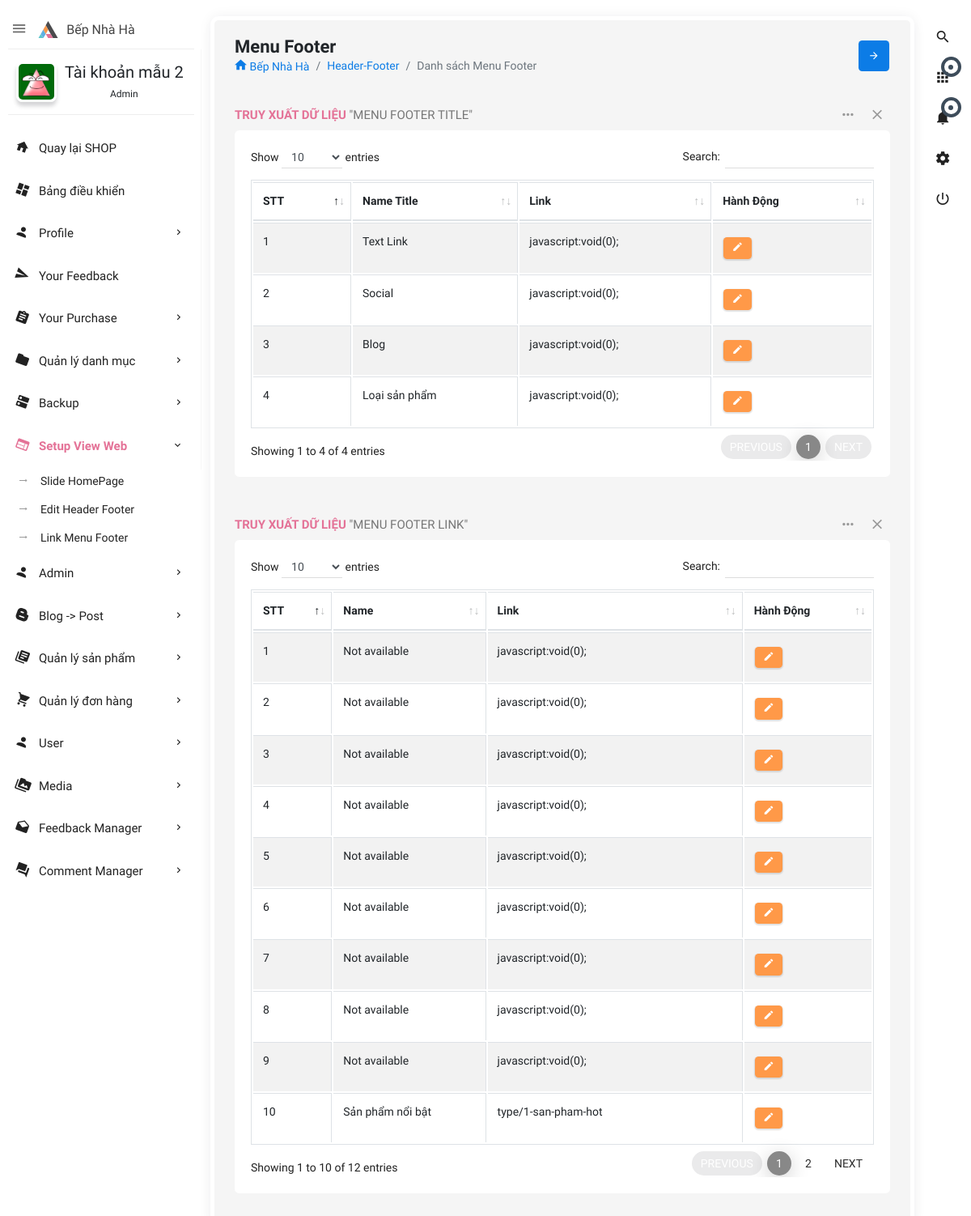
/admin.php?controller=header-footer&action=listMenuFooter (signed in), run on the app's committed database.
### tables this page shows
CREATE TABLE IF NOT EXISTS `users` (
  `id` int(11) NOT NULL AUTO_INCREMENT,
  `user_username` varchar(50) DEFAULT NULL,
  `user_password` varchar(100) DEFAULT NULL,
  `user_name` varchar(255) DEFAULT NULL,
  `role_id` int(11) NOT NULL DEFAULT 0,
  `user_avatar` varchar(550) DEFAULT 'author-auto.png',
  `user_email` varchar(255) DEFAULT NULL,
  `user_phone` varchar(20) DEFAULT NULL,
  `user_address` varchar(200) DEFAULT NULL,
  `createDate` datetime DEFAULT NULL,
  `verified` int(11) NOT NULL DEFAULT 0,
  `verificationCode` varchar(500) DEFAULT NULL,
  `editTime` datetime DEFAULT NULL,
  PRIMARY KEY (`id`),
  KEY `fk_id_role` (`role_id`)
);

CREATE TABLE IF NOT EXISTS `menu_footers` (
  `id` int(11) NOT NULL AUTO_INCREMENT,
  `menu_name` varchar(150) DEFAULT NULL,
  `menu_url` varchar(255) DEFAULT NULL,
  `menu_description` varchar(255) DEFAULT NULL,
  `parent` int(11) NOT NULL DEFAULT 0,
  PRIMARY KEY (`id`)
);

### admin/controllers/header-footer/listMenuFooter.php (called while the page is built, shortened)
<?php
$linkOptions = [
    'order_by' => 'id ASC',
    'where' => 'parent=0',
];
$navHF = 'class="active open"';
$menuFooterLinks = getAll('menu_footers', $linkOptions);
$titleOptions = [
    'order_by' => 'id ASC',
    'where' => 'parent=1',
];
$titleFooterLinks = getAll('menu_footers', $titleOptions);
require('admin/views/header-footer/listMenuFooter.php');

### lib/config/database.php (called while the page is built, shortened)
<?php
if (isset($_SESSION['user'])) {
    $userNav = $_SESSION['user']['id'];
}
try {
    $linkConnectDB = connect();
} catch (Exception $e) {
    die($e->getMessage());
}
function connect(): mysqli
{
        $linkConnectDB = new mysqli(DB_HOST, DB_USER, DB_PASS, DB_NAME, DB_PORT);
        $linkConnectDB->set_charset('utf8mb4');
        return $linkConnectDB;
}
function executeQuery(string $sql, array $params = []): mysqli_stmt
{
    global $linkConnectDB;
    $stmt = $linkConnectDB->prepare($sql);
    if (!$stmt->execute()) {
        throw new Exception('Execute error: ' . $stmt->error);
    }
    return $stmt;
}

### lib/model.php (called while the page is built, shortened)
<?php
require('config/database.php');
function getRecord(string $table, $id, string $select = '*'): false|array|null
{
    $id = intval($id);
    $sql = "SELECT $select FROM `$table` WHERE id=$id";
    $query = executeQuery($sql);
    $result = $query->get_result()->fetch_assoc();
    return $result;
}
function getAll(string $table, array $options = []): array
{
    $select = $options['select'] ?? '*';
    $where = isset($options['where']) ? 'WHERE ' . $options['where'] : '';
    $order_by = isset($options['order_by']) ? 'ORDER BY ' . $options['order_by'] : '';
    $limit = isset($options['offset']) && isset($options['limit']) ? 'LIMIT ' . $options['offset'] . ',' . $options['limit'] : '';
    $sql = "SELECT $select FROM `$table` $where $order_by $limit";
    $query = executeQuery($sql);
    $result = $query->get_result()->fetch_all(MYSQLI_ASSOC);
    return $result;
}

### admin/controllers/shared/statistics.php (called while the page is built, shortened)
<?php
$options_user = [
    'order_by' => 'editTime DESC',
];
$users = getAll('users', $options_user);

### admin/views/header-footer/listMenuFooter.php (the view, shortened to what this page needs)
<?php require('admin/views/shared/header.php'); ?>
<?php require('admin/views/shared/rightnavbar.php'); ?>
<?php require('admin/views/shared/leftnavbar.php'); ?>
<section class="content">
    <div class="body_scroll">
        <div class="block-header">
            <div class="row">
                <div class="col-lg-7 col-md-6 col-sm-12">
                    <h2>Menu Footer</h2>
                    <ul class="breadcrumb">
                        <li class="breadcrumb-item"><a href="<?= PATH_URL . 'home' ?>"><i class="zmdi zmdi-home"></i> Bếp Nhà Hà</a></li>
                        <li class="breadcrumb-item"><a href="admin.php?controller=header-footer">Header-Footer</a></li>
                        <li class="breadcrumb-item active">Danh sách Menu Footer</li>
                    </ul>
                </div>
                <div class="col-lg-5 col-md-6 col-sm-12">
                    <button class="btn btn-primary btn-icon float-right right_icon_toggle_btn" type="button"><i class="zmdi zmdi-arrow-right"></i></button>
                </div>
            </div>
        </div>
        <div class="container-fluid">
            <div class="row clearfix">
                <div class="col-lg-12">
                    <div class="card">
                        <div class="header">
                            <h2><strong>Truy Xuất Dữ Liệu</strong> "Menu Footer Title" </h2>
                            <ul class="header-dropdown">
                                <li class="dropdown"> <a href="javascript:void(0);" class="dropdown-toggle" data-toggle="dropdown" role="button" aria-haspopup="true" aria-expanded="false"> <i class="zmdi zmdi-more"></i> </a>
                                </li>
                                <li class="remove">
                                    <a role="button" class="boxs-close"><i class="zmdi zmdi-close"></i></a>
                                </li>
                            </ul>
                        </div>
                        <div class="body">
                            <div class="table-responsive">
                                <table class="table table-bordered table-striped table-hover js-basic-example dataTable">
                                    <thead>
                                        <tr>
                                            <th>STT</th>
                                            <th>Name Title</th>
                                            <th>Link</th>
                                            <th>Hành Động</th>
                                        </tr>
                                    </thead>
                                    <tbody>
                                        <?php $stt = 0;
foreach ($titleFooterLinks as $link) : $stt++; ?>
                                            <tr>
                                                <td><?= $stt ?></td>
                                                <td><?= $link['menu_name'] ?></td>
                                                <td><?= $link['menu_url'] ?></td>
                                                <td><a href="admin.php?controller=header-footer&amp;action=editMenuFooter&amp;menu_footer_id=<?= $link['id']; ?>" class="btn btn-warning waves-effect waves-float btn-sm waves-green"><i class="zmdi zmdi-edit"></i></a></td>
                                            </tr>
                                        <?php endforeach; ?>
                                    </tbody>
                                </table>
                            </div>
                        </div>
                    </div>
                    <div class="card">
                        <div class="header">
                            <h2><strong>Truy Xuất Dữ Liệu</strong> "Menu Footer Link" </h2>
                            <ul class="header-dropdown">
                                <li class="dropdown"> <a href="javascript:void(0);" class="dropdown-toggle" data-toggle="dropdown" role="button" aria-haspopup="true" aria-expanded="false"> <i class="zmdi zmdi-more"></i> </a>
                                </li>
                                <li class="remove">
                                    <a role="button" class="boxs-close"><i class="zmdi zmdi-close"></i></a>
                                </li>
                            </ul>
                        </div>
                        <div class="body">
                            <div class="table-responsive">
                                <table class="table table-bordered table-striped table-hover js-basic-example dataTable">
                                    <thead>
                                        <tr>
                                            <th>STT</th>
                                            <th>Name</th>
                                            <th>Link</th>
                                            <th>Hành Động</th>
                                        </tr>
                                    </thead>
                                    <tbody>
                                        <?php $stt = 0;
foreach ($menuFooterLinks as $link) : $stt++; ?>
                                            <tr>
                                                <td><?= $stt ?></td>
                                                <td><?= $link['menu_name'] ?></td>
                                                <td><?= $link['menu_url'] ?></td>
                                                <td><a href="admin.php?controller=header-footer&amp;action=editMenuFooter&amp;menu_footer_id=<?= $link['id']; ?>" class="btn btn-warning waves-effect waves-float btn-sm waves-green"><i class="zmdi zmdi-edit"></i></a></td>
                                            </tr>
                                        <?php endforeach; ?>
                                    </tbody>
                                </table>
                            </div>
                        </div>
                    </div>
                </div>
            </div>
        </div>
    </div>
</section>
<?php require('admin/views/shared/footer.php'); ?>

### admin/views/shared/leftnavbar.php (shortened to what this page needs)
<aside id="leftsidebar" class="sidebar">
    <div class="navbar-brand">
        <button class="btn-menu ls-toggle-btn" type="button"><i class="zmdi zmdi-menu"></i></button>
        <a href="index.php"><img src="admin/themes/images/logo.svg" width="25" alt="Aero"><span class="m-l-10">Bếp Nhà Hà</span></a>
    </div>
    <div class="menu">
        <ul class="list">
            <li>
                <div class="user-info">
                    <a class="image" href="admin.php?controller=user&action=info&user_id=<?= $userNav ?>"><img src="public/upload/images/<?= $userInfoNav['user_avatar'] ?>" alt="User"></a>
                    <div class="detail">
                        <h4><?= $userInfoNav['user_name'] ?></h4>
                        <small><?php if ($userInfoNav['role_id'] == 1) {
                            echo 'Admin';
                        } elseif ($userInfoNav['role_id'] == 2) {
                            echo 'Moderator';
                        } else {
                            echo "User";
                        } ?></small>
                    </div>
                </div>
            </li>
            <li class="open"><a href="<?= PATH_URL ?>home" target="_blank"><i class="zmdi zmdi-home"></i><span>Quay lại SHOP</span></a></li>
            <li <?= $homeNav ?? '' ?>><a href="admin.php"><i class="zmdi zmdi-view-dashboard"></i><span>Bảng điều khiển</span></a></li>
            <li <?php if (isset($nav_profile)) {
                echo $nav_profile;
            } ?>><a href="javascript:void(0);" class="menu-toggle"><i class="zmdi zmdi-account"></i><span>Profile</span></a>
            </li>
            <li <?= $yourFeedback ?? '' ?>><a href="admin.php?controller=feedback&action=myfeedback"><i class="zmdi zmdi-mail-send"></i><span>Your Feedback</span></a></li>
            <li <?= $yourPurchaseNav ?? '' ?>><a href="javascript:void(0);" class="menu-toggle"><i class="zmdi zmdi-assignment"></i><span>Your Purchase</span></a>
            </li>
            <?php if ($userInfoNav['role_id'] != 0) :
                if ($userInfoNav['role_id'] == 1) : ?>
                    <li <?= $navCategory ?? ''; ?>> <a href="javascript:void(0);" class="menu-toggle"><i class="zmdi zmdi-folder"></i><span>Quản lý danh mục</span></a>
                    </li>
                    <li <?= $backupDbClass ?? '' ?>><a href="javascript:void(0);" class="menu-toggle"><i class="zmdi zmdi-dns"></i><span>Backup</span></a>
                    </li>
                    <li <?= $navHF ?? '' ?>><a href="javascript:void(0);" class="menu-toggle"><i class="zmdi zmdi-view-web"></i><span>Setup View Web</span></a>
                        <ul class="ml-menu">
                            <li><a href="admin.php?controller=slide">Slide HomePage</a></li>
                            <li><a href="admin.php?controller=header-footer">Edit Header Footer</a></li>
                            <li><a href="admin.php?controller=header-footer&action=listMenuFooter">Link Menu Footer</a></li>
                        </ul>
                    </li>
                    <li <?= $adminNav ?? '' ?>><a href="javascript:void(0);" class="menu-toggle"><i class="zmdi zmdi-account"></i><span>Admin</span></a>
                    </li>
                <?php endif; ?>
                <li <?= $postNav ?? '' ?>><a href="javascript:void(0);" class="menu-toggle"><i class="zmdi zmdi-blogger"></i><span>Blog -> Post</span></a>
                </li>
                <li <?= $productNav ?? '' ?>> <a href="javascript:void(0);" class="menu-toggle"><i class="zmdi zmdi-collection-text"></i><span>Quản lý sản phẩm</span></a>
                </li>
                <li <?= $orderNav ?? '' ?>><a href="javascript:void(0);" class="menu-toggle"><i class="zmdi zmdi-shopping-cart"></i><span>Quản lý đơn hàng</span></a>
                </li>
                <li <?php if (isset($nav_user)) {
                    echo $nav_user;
                } ?>><a href="javascript:void(0);" class="menu-toggle"><i class="zmdi zmdi-account"></i><span>User</span></a>
                </li>
                <li <?php if (isset($navMedia)) {
                    echo $navMedia;
                } ?>><a href="javascript:void(0);" class="menu-toggle"><i class="zmdi zmdi-collection-folder-image"></i><span>Media</span></a>
                </li>
                <li <?= $navFeedback ?? '' ?>><a href="javascript:void(0);" class="menu-toggle"><i class="zmdi zmdi-email-open"></i><span>Feedback Manager</span></a>
                </li>
                <li <?= $navComment ?? '' ?>><a href="javascript:void(0);" class="menu-toggle"><i class="zmdi zmdi-comments"></i><span>Comment Manager</span></a>
                </li>
            <?php endif; ?>
        </ul>
    </div>
</aside>

### data on the page
users: user_avatar (picture), user_name "Tài khoản mẫu 2"
menu_footers: menu_name "Text Link", menu_url "javascript:void(0);"
menu_footers: menu_name "Social", menu_url "javascript:void(0);"
menu_footers: menu_name "Blog", menu_url "javascript:void(0);"
menu_footers: menu_name "Loại sản phẩm", menu_url "javascript:void(0);"
menu_footers: menu_name "Not available", menu_url "javascript:void(0);"
menu_footers: menu_name "Not available", menu_url "javascript:void(0);"
menu_footers: menu_name "Not available", menu_url "javascript:void(0);"
menu_footers: menu_name "Not available", menu_url "javascript:void(0);"
menu_footers: menu_name "Not available", menu_url "javascript:void(0);"
menu_footers: menu_name "Not available", menu_url "javascript:void(0);"
menu_footers: menu_name "Not available", menu_url "javascript:void(0);"
menu_footers: menu_name "Not available", menu_url "javascript:void(0);"
menu_footers: menu_name "Not available", menu_url "javascript:void(0);"
menu_footers: menu_name "Sản phẩm nổi bật", menu_url "type/1-san-pham-hot"
